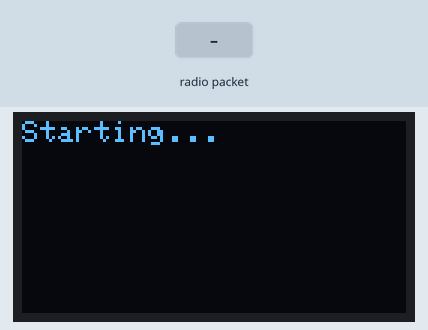
The program below on a simulated STM32 Blue Pill. Parts: 128×64 one-colour display. Inputs (shaded band) come from the test bench. The display library's start-up logo is not drawn; no radio packets arrive unless stated.

Above: at 3.2 s.
3.3 s: radio packet "1" arrives
At 4.6 s:
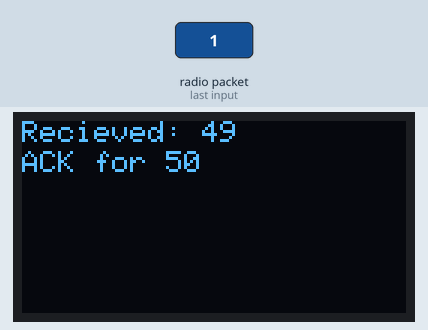
4.9 s: radio packet "0" arrives
At 5.8 s:
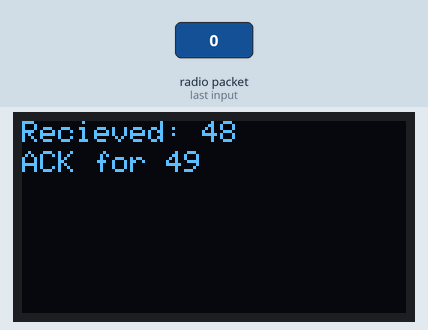
6.5 s: radio packet "2" arrives
At 6.63 s:
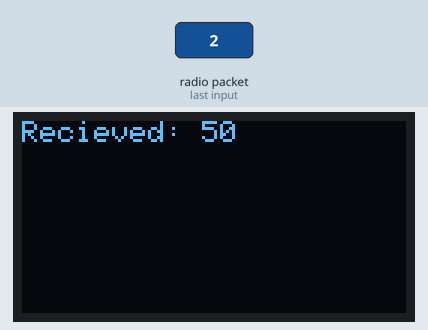
Timing chart, 0 to 9.5 s (numbered marks = the images above; inputs shaded):
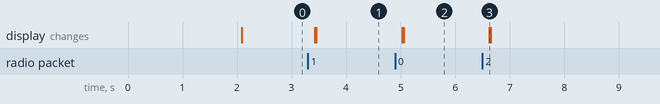

Measured:
- after the input at 3.3 s, the display: first changes after 0.13 s (image 1 shows a later state)
- after the input at 4.9 s, the display: first changes after 0.13 s (image 2 shows a later state)
- after the input at 6.5 s, the display: changes after 0.13 s (image 3)

The program:

main.cpp
```cpp
// TX TX TX TX TX TX TX TX TX TX TX TX TX
#include "Arduino.h"
//#include "Arduino.h"
#include <SPI.h>
#include <RF24-STM.h>
#include <Adafruit_SSD1306.h>
#include <pin_configuration.h>

RF24 radio(PB0, PA4); // CE, CSN

//setup display
Adafruit_SSD1306 display(SCREEN_WIDTH, SCREEN_HEIGHT, &Wire, OLED_RESET);

#define RECIEVER
//#define TRANSMITTER


// -----------------------------------------------------------------------------
// SETUP   SETUP   SETUP   SETUP   SETUP   SETUP   SETUP   SETUP   SETUP
// -----------------------------------------------------------------------------
void setup() {
	// RX RX RX RX RX RX RX RX RX RX RX RX

	// Initiate the radio object
	radio.begin();

	// Set the transmit power to lowest available to prevent power supply related issues
	radio.setPALevel(RF24_PA_HIGH);

	// Set the speed of the transmission to the quickest available
	radio.setDataRate(RF24_2MBPS);

	// Use a channel unlikely to be used by Wifi, Microwave ovens etc 124
	radio.setChannel(104);

	// In case of failure it can retry
	radio.setRetries(255, 5);

    #ifdef RECIEVER
	display.begin(SSD1306_SWITCHCAPVCC, 0x3C);

	// Displays Adafruit logo by default. call clearDisplay immediately if you don't want this.
	display.display();
	delay(2000);

	// Displays "Hello world!" on the screen
	display.clearDisplay();
	display.setTextSize(1);
	display.setTextColor(SSD1306_WHITE);
	display.setCursor(0,0);
	display.println("Starting...");
	display.display();

	// Open a writing and reading pipe on each radio, with opposite addresses
	radio.openReadingPipe(1, 0xB3B4B5B602);
	radio.openWritingPipe(0xB3B4B5B601);
    // Start the radio listening for data
	radio.startListening();
    #endif

    #ifdef TRANSMITTER
    // Open a writing and reading pipe on each radio, with opposite addresses
    radio.openReadingPipe(1, 0xB3B4B5B601);
    radio.openWritingPipe(0xB3B4B5B602);
    #endif

	// Auto ackknowledgment of a transmission
	radio.setAutoAck(true);

	// // Debugging information
	// radio.printDetails();
}

// -----------------------------------------------------------------------------
// We are LISTENING on this device only (although we do transmit a response)
// -----------------------------------------------------------------------------
void loop() {
	// RX RX RX RX RX RX RX RX RX RX RX RX

    #ifdef RECIEVER
	// This is what we receive from the other device (the transmitter)
	byte data;

	// Is there any data for us to get?
	if (radio.available()) {
		// Go and read the data and put it into that variable
		radio.read(&data, sizeof(byte));

		delay(100);
		display.clearDisplay();
		display.setTextColor(SSD1306_WHITE);
        display.setCursor(0,0);
        display.print("Recieved: ");
        display.print(data);
        display.display();

		// No more data to get so send it back but add 1 first just for kicks
		// First, stop listening so we can talk
		radio.stopListening();

		// Increment reply
		data++;

		// Tell the user what we sent back (the random numer + 1)
		//Serial.println("RX: Sent " + String(data));

		if (!radio.write(&data, sizeof(byte))) {
			display.setTextColor(SSD1306_WHITE);
			display.setCursor(0,10);
            display.print("No ACK for ");
            display.print(data);
            display.display();
		} else {
			display.setTextColor(SSD1306_WHITE);
			display.setCursor(0,10);
            display.print("ACK for ");
            display.print(data);
            display.display();
		}

		// Now, resume listening so we catch the next packets.
		radio.startListening();}
    #endif

    #ifdef TRANSMITTER
    // TX TX TX TX TX TX TX TX TX TX TX TX TX

	// Ensure we have stopped listening (even if we're not) or we won't be able to transmit
	radio.stopListening();

	// Generate a single random character to transmit
	byte data = random(0, 254);
	radio.write(&data, sizeof(byte));

	// Did we manage to SUCCESSFULLY transmit that (by getting an acknowledgement back from the other Arduino)?
	// Even we didn't we'll continue with the sketch, you never know, the radio fairies may help us

	// Now listen for a response
	radio.startListening();

	// But we won't listen for long
	unsigned long started_waiting_at = millis();

	// Loop here until we get indication that some data is ready for us to read (or we time out)
	while (!radio.available()) {

		// Oh dear, no response received within our timescale
		if (millis() - started_waiting_at > 250) {
			//Serial.println("TX: No reply data received - timeout!");
			char buffer2[100];
			return;
		}
	}

	// Now read the data that is waiting for us in the nRF24L01's buffer
	byte dataRx;
	radio.read(&dataRx, sizeof(byte));

	// Wash, Rinse, Repeat... a bit later
	delay(2000);
    #endif
}
```

pin_configuration.h
```cpp
#ifndef pin_configuration_h
#define pin_configuration_h

#define xDir PA3
#define yDir PA2

#define xMax 1024

#define SCREEN_WIDTH 128 // OLED display width, in pixels
#define SCREEN_HEIGHT 64 // OLED display height, in pixels
#define OLED_RESET 	-1 // This display does not have a reset pin accessible


#endif
```
